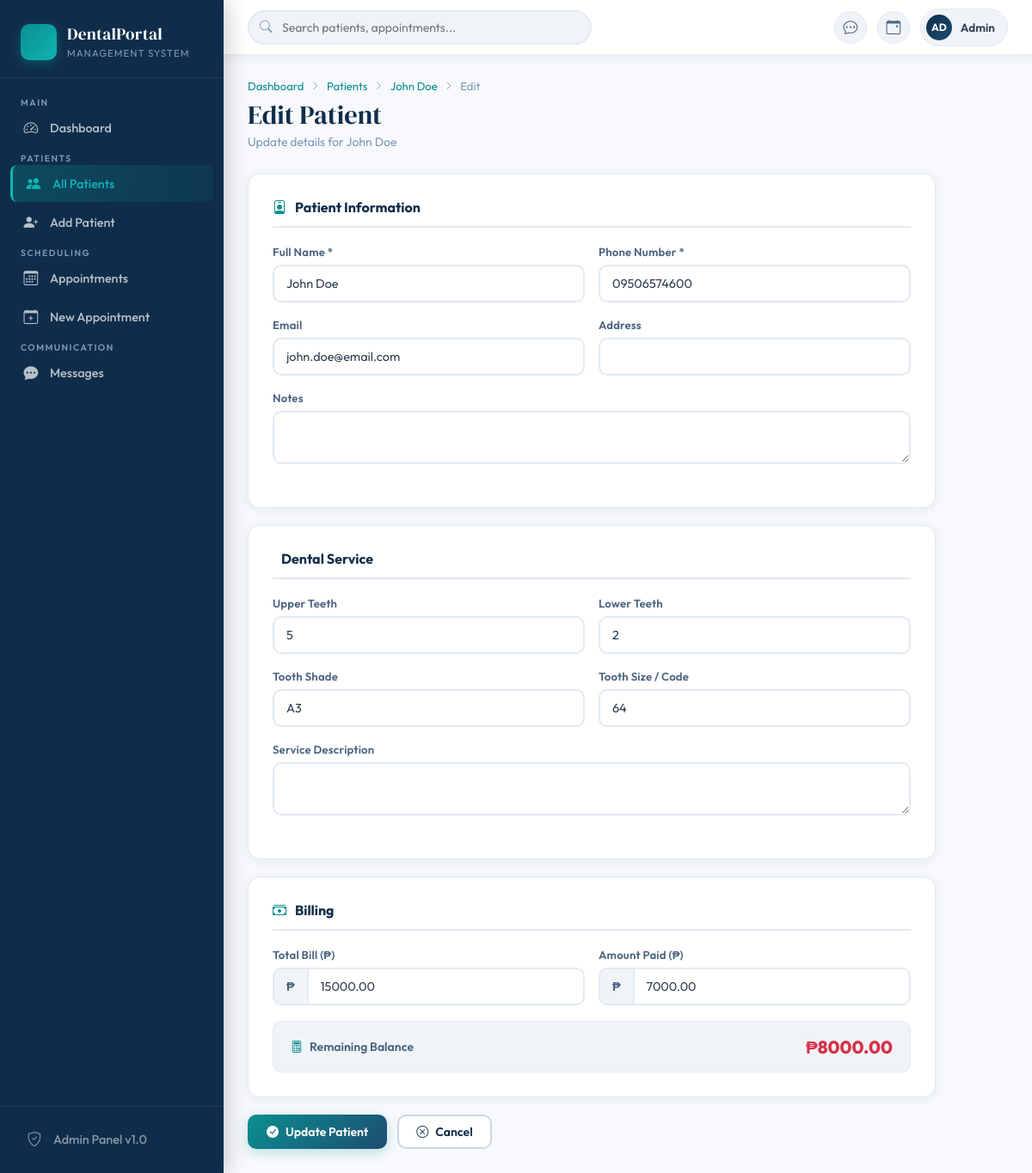
Screenshot of /customers/edit.php?id=1 with the database file from the repository.
### tables this page shows
CREATE TABLE IF NOT EXISTS customers (
    id INT AUTO_INCREMENT PRIMARY KEY,
    customer_name VARCHAR(255) NOT NULL,
    phone_number VARCHAR(30) NOT NULL,
    email VARCHAR(255) DEFAULT NULL,
    address TEXT DEFAULT NULL,
    date_created DATETIME DEFAULT CURRENT_TIMESTAMP,
    notes TEXT DEFAULT NULL
);

CREATE TABLE IF NOT EXISTS dental_services (
    id INT AUTO_INCREMENT PRIMARY KEY,
    customer_id INT NOT NULL,
    tooth_upper INT DEFAULT 0,
    tooth_lower INT DEFAULT 0,
    tooth_shade VARCHAR(20) DEFAULT NULL,
    tooth_size VARCHAR(20) DEFAULT NULL,
    description TEXT DEFAULT NULL,
    total_bill DECIMAL(10,2) DEFAULT 0.00,
    amount_paid DECIMAL(10,2) DEFAULT 0.00,
    payment_status ENUM('pending','partial','paid') DEFAULT 'pending',
    date_created DATETIME DEFAULT CURRENT_TIMESTAMP,
    FOREIGN KEY (customer_id) REFERENCES customers(id) ON DELETE CASCADE
);

### customers/edit.php (the view, shortened to what this page needs)
<?php
include "../db_conn.php";
$id = (int)$_GET['id'];
$customer = $conn->prepare("SELECT * FROM customers WHERE id = ?");
$customer->execute([$id]);
$c = $customer->fetch();
$service = $conn->prepare("SELECT * FROM dental_services WHERE customer_id = ? ORDER BY id DESC LIMIT 1");
$service->execute([$id]);
$s = $service->fetch();
?>
<!DOCTYPE html>
<html lang="en">
<head>
    <link href="https://cdn.jsdelivr.net/npm/bootstrap-icons@1.11.0/font/bootstrap-icons.css" rel="stylesheet">
    <link href="../assets/style.css" rel="stylesheet">
</head>
<body>
<?php include '../partials/sidebar.php'; ?>
<div class="main-wrap">
<?php include '../partials/topbar.php'; ?>
<div class="page-content">
    <div class="breadcrumb-dp">
        <a href="../index.php">Dashboard</a>
        <i class="bi bi-chevron-right"></i>
        <a href="list.php">Patients</a>
        <i class="bi bi-chevron-right"></i>
        <a href="view.php?id=<?php echo $id; ?>"><?php echo htmlspecialchars($c['customer_name']); ?></a>
        <i class="bi bi-chevron-right"></i>
        <span>Edit</span>
    </div>
    <div class="page-header">
        <div>
            <h1 class="page-title">Edit Patient</h1>
            <p class="page-subtitle">Update details for <?php echo htmlspecialchars($c['customer_name']); ?></p>
        </div>
    </div>
    <form method="POST" class="form-wrap">
        <div class="form-section">
            <div class="form-section-title"><i class="bi bi-person-badge"></i> Patient Information</div>
            <div class="form-row">
                <div class="form-group">
                    <label class="form-label-dp">Full Name *</label>
                    <input type="text" name="customer_name" class="form-control-dp" required value="<?php echo htmlspecialchars($c['customer_name']); ?>">
                </div>
                <div class="form-group">
                    <label class="form-label-dp">Phone Number *</label>
                    <input type="text" name="phone_number" class="form-control-dp" required value="<?php echo htmlspecialchars($c['phone_number']); ?>">
                </div>
            </div>
            <div class="form-row">
                <div class="form-group">
                    <label class="form-label-dp">Email</label>
                    <input type="email" name="email" class="form-control-dp" value="<?php echo htmlspecialchars($c['email'] ?? ''); ?>">
                </div>
                <div class="form-group">
                    <label class="form-label-dp">Address</label>
                    <input type="text" name="address" class="form-control-dp" value="<?php echo htmlspecialchars($c['address'] ?? ''); ?>">
                </div>
            </div>
            <div class="form-group">
                <label class="form-label-dp">Notes</label>
                <textarea name="notes" class="form-control-dp auto-resize" rows="2"><?php echo htmlspecialchars($c['notes'] ?? ''); ?></textarea>
            </div>
        </div>
        <div class="form-section">
            <div class="form-section-title"><i class="bi bi-tooth"></i> Dental Service</div>
            <div class="form-row">
                <div class="form-group">
                    <label class="form-label-dp">Upper Teeth</label>
                    <input type="number" name="tooth_upper" class="form-control-dp" min="0" max="32" value="<?php echo $s['tooth_upper'] ?? 0; ?>">
                </div>
                <div class="form-group">
                    <label class="form-label-dp">Lower Teeth</label>
                    <input type="number" name="tooth_lower" class="form-control-dp" min="0" max="32" value="<?php echo $s['tooth_lower'] ?? 0; ?>">
                </div>
            </div>
            <div class="form-row">
                <div class="form-group">
                    <label class="form-label-dp">Tooth Shade</label>
                    <input type="text" name="tooth_shade" class="form-control-dp" placeholder="e.g. A3" value="<?php echo htmlspecialchars($s['tooth_shade'] ?? ''); ?>">
                </div>
                <div class="form-group">
                    <label class="form-label-dp">Tooth Size / Code</label>
                    <input type="text" name="tooth_size" class="form-control-dp" placeholder="e.g. 64" value="<?php echo htmlspecialchars($s['tooth_size'] ?? ''); ?>">
                </div>
            </div>
            <div class="form-group">
                <label class="form-label-dp">Service Description</label>
                <textarea name="service_description" class="form-control-dp auto-resize" rows="2"><?php echo htmlspecialchars($s['description'] ?? ''); ?></textarea>
            </div>
        </div>
        <div class="form-section">
            <div class="form-section-title"><i class="bi bi-cash-stack"></i> Billing</div>
            <div class="form-row">
                <div class="form-group">
                    <label class="form-label-dp">Total Bill (₱)</label>
                    <div class="input-prefix">
                        <span class="input-prefix-text">₱</span>
                        <input type="number" name="total_bill" step="0.01" class="form-control-dp" id="totalBill" value="<?php echo $s['total_bill'] ?? 0; ?>">
                    </div>
                </div>
                <div class="form-group">
                    <label class="form-label-dp">Amount Paid (₱)</label>
                    <div class="input-prefix">
                        <span class="input-prefix-text">₱</span>
                        <input type="number" name="amount_paid" step="0.01" class="form-control-dp" id="amountPaid" value="<?php echo $s['amount_paid'] ?? 0; ?>">
                    </div>
                </div>
            </div>
            <div style="background:var(--gray-50);border-radius:10px;padding:16px 20px;display:flex;justify-content:space-between;align-items:center;border:1px solid var(--gray-100);">
                <span style="font-weight:600;color:var(--gray-600);font-size:0.875rem;display:flex;align-items:center;gap:8px;">
                    <i class="bi bi-calculator" style="color:var(--teal);"></i> Remaining Balance
                </span>
                <span id="balanceDisplay" style="font-size:1.3rem;font-weight:800;color:var(--navy);">₱0.00</span>
            </div>
        </div>
        <div class="form-actions">
            <button type="submit" name="submit" class="btn-primary-dp">
                <i class="bi bi-check-circle-fill"></i> Update Patient
            </button>
            <a href="view.php?id=<?php echo $id; ?>" class="btn-outline-dp">
                <i class="bi bi-x-circle"></i> Cancel
            </a>
        </div>
    </form>
</div>
</div>
</body>
</html>

### assets/style.css (style rules this page uses)
:root { --navy: #0f2d4a; --navy-mid: #1a3f5c; --navy-soft: #1e4d72; --teal: #0a8f8f; --teal-soft: #0fb3b3; --gold: #d4a843; --gold-soft: #e8c56a; --white: #ffffff; --off-white: #f7f9fc; --gray-50: #f0f4f8; --gray-100: #e2eaf2; --gray-200: #c8d8e8; --gray-400: #7a9ab8; --gray-600: #4a6480; --gray-800: #2c3e50; --success: #1aaa6e; --warning: #e08b1a; --danger: #d63348; --info: #2a7fcf; --sidebar-w: 260px; --topbar-h: 64px; --radius: 14px; --radius-sm: 8px; --shadow: 0 2px 12px rgba(15,45,74,0.08); --shadow-md: 0 4px 24px rgba(15,45,74,0.14); --shadow-lg: 0 8px 40px rgba(15,45,74,0.2); --transition: all 0.22s cubic-bezier(0.4,0,0.2,1); }
*, *::before, *::after { box-sizing: border-box; margin: 0; padding: 0; }
html { font-size: 16px; scroll-behavior: smooth; }
body { font-family: 'Outfit', sans-serif; background: var(--off-white); color: var(--gray-800); min-height: 100vh; display: flex; overflow-x: hidden; }
.main-wrap { margin-left: var(--sidebar-w); flex: 1; display: flex; flex-direction: column; min-height: 100vh; transition: var(--transition); }
.page-content { flex: 1; padding: 28px; max-width: 1400px; width: 100%; }
.page-header { display: flex; align-items: flex-start; justify-content: space-between; margin-bottom: 28px; gap: 16px; flex-wrap: wrap; }
.page-title { font-family: 'DM Serif Display', serif; font-size: 1.9rem; font-weight: 400; color: var(--navy); line-height: 1.2; }
.page-subtitle { font-size: 0.875rem; color: var(--gray-400); margin-top: 4px; }
.btn-primary-dp { background: linear-gradient(135deg, var(--teal), var(--navy-soft)); color: white; border: none; padding: 11px 22px; border-radius: 10px; font-family: 'Outfit', sans-serif; font-size: 0.875rem; font-weight: 600; display: inline-flex; align-items: center; gap: 8px; cursor: pointer; text-decoration: none; transition: var(--transition); box-shadow: 0 4px 14px rgba(10,143,143,0.25); white-space: nowrap; }
.btn-outline-dp { background: white; color: var(--navy); border: 2px solid var(--gray-200); padding: 9px 20px; border-radius: 10px; font-family: 'Outfit', sans-serif; font-size: 0.875rem; font-weight: 600; display: inline-flex; align-items: center; gap: 8px; cursor: pointer; text-decoration: none; transition: var(--transition); }
.form-wrap { max-width: 800px; }
.form-section { background: white; border-radius: var(--radius); padding: 28px; margin-bottom: 20px; box-shadow: var(--shadow); border: 1px solid var(--gray-100); }
.form-section-title { font-size: 1rem; font-weight: 700; color: var(--navy); margin-bottom: 20px; display: flex; align-items: center; gap: 10px; padding-bottom: 12px; border-bottom: 2px solid var(--gray-100); }
.form-section-title i { color: var(--teal); }
.form-group { margin-bottom: 18px; }
.form-label-dp { display: block; font-size: 0.82rem; font-weight: 600; color: var(--gray-600); margin-bottom: 7px; letter-spacing: 0.2px; }
.form-control-dp { width: 100%; padding: 11px 14px; border: 2px solid var(--gray-100); border-radius: 10px; font-family: 'Outfit', sans-serif; font-size: 0.9rem; color: var(--gray-800); background: white; transition: var(--transition); -webkit-appearance: none; }
.form-control-dp::placeholder { color: var(--gray-200); }
.input-prefix { display: flex; align-items: center; }
.input-prefix-text { padding: 11px 14px; background: var(--gray-50); border: 2px solid var(--gray-100); border-right: none; border-radius: 10px 0 0 10px; font-size: 0.9rem; font-weight: 600; color: var(--gray-600); }
.input-prefix .form-control-dp { border-radius: 0 10px 10px 0; }
.form-row { display: grid; grid-template-columns: 1fr 1fr; gap: 16px; }
.form-actions { display: flex; gap: 12px; align-items: center; flex-wrap: wrap; }
.breadcrumb-dp { display: flex; align-items: center; gap: 8px; font-size: 0.82rem; color: var(--gray-400); margin-bottom: 8px; }
.breadcrumb-dp a { color: var(--teal); text-decoration: none; }
.breadcrumb-dp i { font-size: 0.65rem; }

### rows the page displays
customers: customer_name "John Doe", phone_number "09506574600", email "john.doe@email.com"
dental_services: tooth_upper "5", tooth_lower "2", tooth_shade "A3", tooth_size "64", total_bill "15000.00", amount_paid "7000.00"
